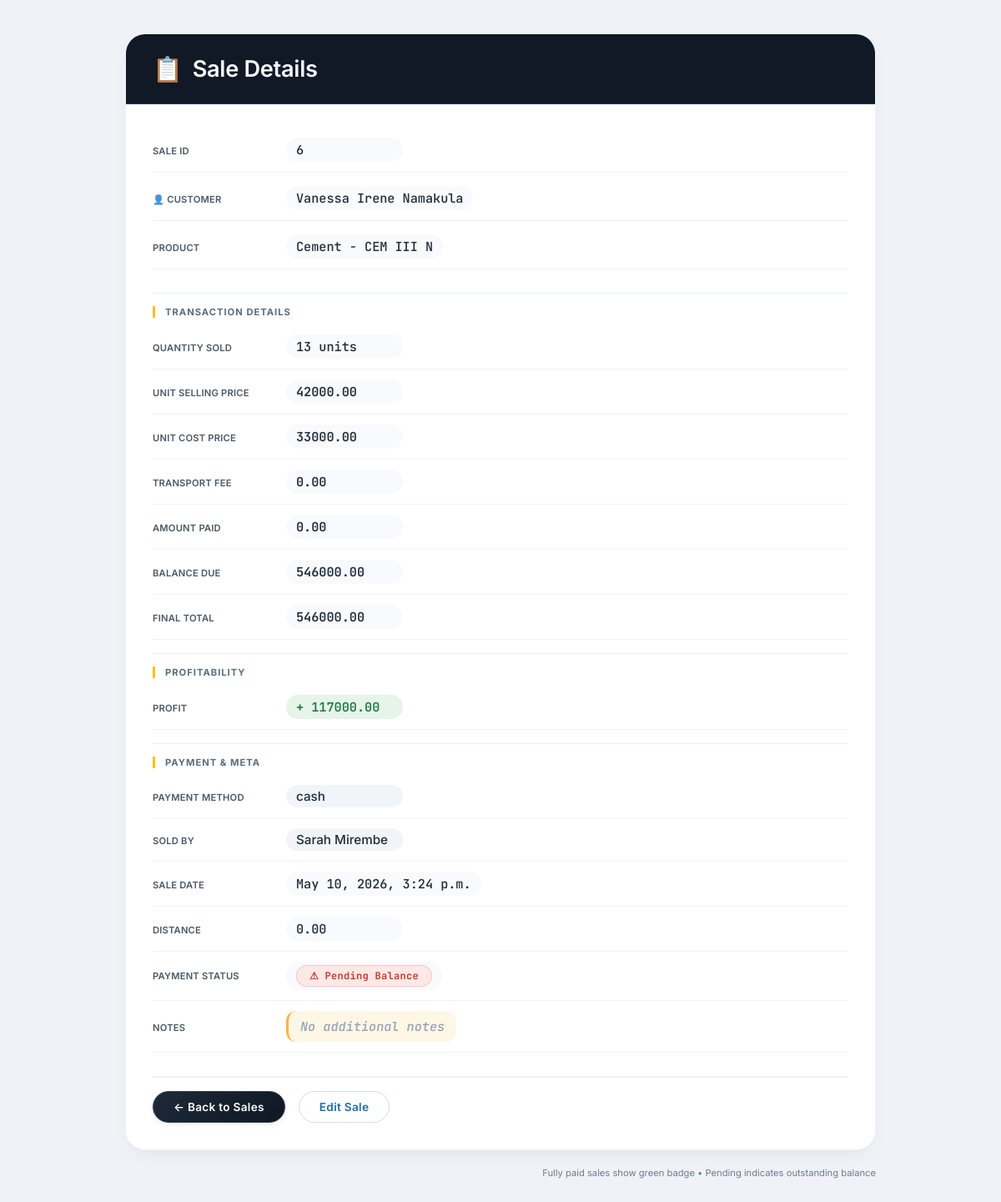
The app's page /sale/details/6/, older data.
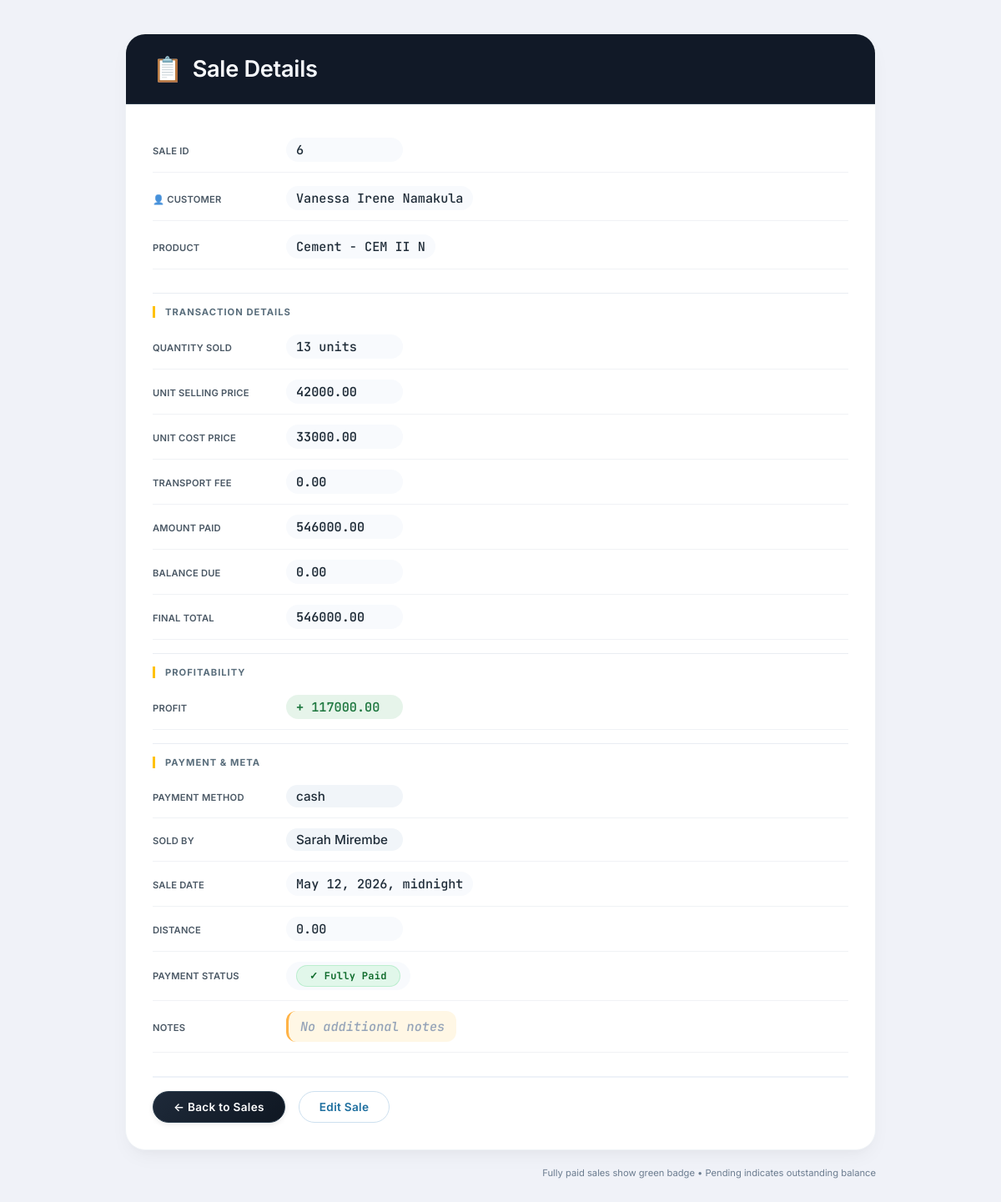
The same page, newer data.
### web/models.py (models this page shows, shortened)
class Sale(models.Model):
    PAYMENT_METHOD_CHOICES = [
        ('cash', 'Cash'),
        ('mobile_money', 'Mobile Money'),
        ('bank_transfer', 'Bank Transfer'),
        ('credit', 'Credit'),
    ]
    product = models.ForeignKey(
        Stock,
        on_delete=models.PROTECT
    )
    customer = models.ForeignKey(
        Customer,
        on_delete=models.SET_NULL,
        null=True
    )
    quantity_sold = models.IntegerField(
        validators=[MinValueValidator(1)]
    )
    unit_selling_price = models.DecimalField(
        max_digits=12,
        decimal_places=2,
        validators=[MinValueValidator(Decimal('0.01'))]
    )
    unit_cost_price = models.DecimalField(
        max_digits=12,
        decimal_places=2,
        validators=[MinValueValidator(Decimal('0.01'))]
    )
    subtotal = models.DecimalField(
        max_digits=12,
        decimal_places=2,
        default=Decimal('0.00')
    )
    profit = models.DecimalField(
        max_digits=12,
        decimal_places=2,
        default=Decimal('0.00')
    )
    final_total = models.DecimalField(
        max_digits=12,
        decimal_places=2,
        default=Decimal('0.00')
    )
    payment_method = models.CharField(
        max_length=20,
        choices=PAYMENT_METHOD_CHOICES,
        default='cash'
    )
    transport_fee = models.DecimalField(
        max_digits=12,
        decimal_places=2,
        default=Decimal('0.00'),
        validators=[MinValueValidator(Decimal('0.00'))]
    )
    amount_paid = models.DecimalField(
        max_digits=12,
        decimal_places=2,
        default=Decimal('0.00')
    )
    balance_due = models.DecimalField(
        max_digits=12,
        decimal_places=2,
        default=Decimal('0.00')
    )
    due_date = models.DateTimeField(
        blank=True,
        null=True
    )
    is_fully_paid = models.BooleanField(default=False)
    sale_date = models.DateTimeField(auto_now_add=True)
    sold_by = models.CharField(
        max_length=50,
        blank=True,
        null=True
    )
    notes = models.TextField(
        blank=True,
        null=True
    )

class Stock(models.Model):
    CATEGORY_CHOICES = [
        ('cement', 'Cement'),
        ('steel', 'Steel / Iron Bars'),
        ('nails', 'Nails'),
        ('hardware', 'Hardware'),
        ('roofing', 'Roofing'),
    ]
    STATUS_CHOICES = [
        ('critical', 'Critical - Below 10 units'),
        ('low', 'Low Stock - Below 30 units'),
        ('normal', 'Normal Stock'),
        ('overstock', 'Overstock'),
    ]
    PAYMENT_METHOD_CHOICES = [
        ('cash', 'Cash'),
        ('bank_transfer', 'Bank Transfer'),
        ('credit', 'Credit (Pay Later)'),
        ('cheque', 'Cheque'),
        ('mobile_money', 'Mobile Money'),
    ]
    UNIT_CHOICES = [
        ('pcs', 'Pieces'),
        ('kg', 'Kilograms'),
        ('bags', 'Bags'),
    ]
    product_name = models.CharField(max_length=50)
    category = models.CharField(
        max_length=60,
        choices=CATEGORY_CHOICES
    )
    description = models.TextField(
        blank=True,
        null=True
    )
    quantity = models.IntegerField(
        default=0,
        validators=[MinValueValidator(0)]
    )
    minimum_stock_level = models.IntegerField(
        default=10,
        validators=[MinValueValidator(0)]
    )
    maximum_stock_level = models.IntegerField(
        default=500,
        validators=[MinValueValidator(0)]
    )
    reorder_quantity = models.IntegerField(
        default=50,
        validators=[MinValueValidator(0)]
    )
    unit = models.CharField(
        max_length=10,
        choices=UNIT_CHOICES,
        default='pcs'
    )
    unit_cost = models.DecimalField(
        max_digits=12,
        decimal_places=2,
        validators=[MinValueValidator(Decimal('0.01'))]
    )
    selling_price = models.DecimalField(
        max_digits=12,
        decimal_places=2,
        validators=[MinValueValidator(Decimal('0.01'))]
    )
    received_date = models.DateField(auto_now_add=True)
    supplier = models.ForeignKey(
        Supplier,
        on_delete=models.SET_NULL,
        null=True
    )
    payment_method = models.CharField(
        max_length=20,
        choices=PAYMENT_METHOD_CHOICES,
        default='cash'
    )
    credit_due_date = models.DateField(
        blank=True,
        null=True
    )
    is_paid = models.BooleanField(default=False)
    status = models.CharField(
        max_length=20,
        choices=STATUS_CHOICES,
        default='normal'
    )
    notes = models.TextField(
        blank=True,
        null=True
    )

class Customer(models.Model):
    name = models.CharField(max_length=100)
    contact = models.CharField(
        max_length=20,
        blank=True,
        null=True
    )
    email = models.EmailField(
        blank=True,
        null=True
    )
    address = models.TextField(
        blank=True,
        null=True
    )
    nin = models.CharField(
        max_length=20,
        unique=True
    )
    distance_km = models.DecimalField(
        max_digits=5,
        decimal_places=2,
        default=Decimal('0.00')
    )
    is_credit_customer = models.BooleanField(default=False)

### web/views.py (the view)
# urls.py: path('sale/details/<int:pk>/', views.sale_details, name= "sale_details"),
def sale_details(request,pk):
    sale = get_object_or_404(Sale,pk=pk)
    context ={
        "sale":sale
    }
    return render(request,"sale_details.html",context)

### web/templates/sale_details.html (shortened to what the changed rows need)
<!DOCTYPE html>
<html lang="en">
<head>
</head>
<body>
<div class="details-container">
    <div class="card">
        <div class="card-header">
            <h1>Sale Details</h1>
        </div>
        <div class="card-content">
            <div class="detail-grid">
                <div class="detail-row">
                    <div class="label"> SALE ID</div>
                    <div class="value">{{ sale.id }}</div>
                </div>
                <div class="detail-row">
                    <div class="label">👤 CUSTOMER</div>
                    <div class="value">{{ sale.customer.name }}</div>
                </div>
                <div class="detail-row">
                    <div class="label"> PRODUCT</div>
                    <div class="value">{{ sale.product.product_name }}</div>
                </div>
            </div>
            <div class="detail-row">
                <div class="label"> Quantity Sold</div>
                <div class="value">{{ sale.quantity_sold }} units</div>
            </div>
            <div class="detail-row">
                <div class="label"> Unit Selling Price</div>
                <div class="value money-value">{{ sale.unit_selling_price }}</div>
            </div>
            <div class="detail-row">
                <div class="label"> Unit Cost Price</div>
                <div class="value money-value">{{ sale.unit_cost_price }}</div>
            </div>
            <div class="detail-row">
                <div class="label"> Transport Fee</div>
                <div class="value money-value">{{ sale.transport_fee }}</div>
            </div>
            <div class="detail-row">
                <div class="label"> Amount Paid</div>
                <div class="value money-value">{{ sale.amount_paid }}</div>
            </div>
            <div class="detail-row">
                <div class="label"> Balance Due</div>
                <div class="value money-value">{{ sale.balance_due }}</div>
            </div>
            <div class="detail-row">
                <div class="label"> Final Total</div>
                <div class="value money-value">{{ sale.final_total }}</div>
            </div>
            <div class="detail-row">
                <div class="label"> Profit</div>
                <div class="value profit-value money-value">+ {{ sale.profit }}</div>
            </div>
            <div class="detail-row">
                <div class="label"> Payment Method</div>
                <div class="value special">{{ sale.payment_method }}</div>
            </div>
            <div class="detail-row">
                <div class="label">Sold By</div>
                <div class="value special">{{ sale.sold_by }}</div>
            </div>
            <div class="detail-row">
                <div class="label"> Sale Date</div>
                <div class="value">{{ sale.sale_date }}</div>
            </div>
            <div class="detail-row">
                <div class="label"> Distance</div>
                <div class="value">{{ sale.customer.distance_km }}</div>
            </div>
            <div class="detail-row">
                <div class="value">
                    {% if sale.is_fully_paid %}
                        <span class="paid-badge">✓ Fully Paid</span>
                    {% else %}
                        <span class="pending-badge">⚠ Pending Balance</span>
                    {% endif %}
                </div>
            </div>
        </div>
    </div>
</div>
</body>
</html>

Row changes from the older to the newer data that the page shows:
changed Sale "cash": product.product_name "Cement - CEM III N" → "Cement - CEM II N"; amount_paid "0.00" → "546000.00"; balance_due "546000.00" → "0.00"; sale_date "May 10, 2026, 3:24 p.m." → "May 12, 2026, midnight"; is_fully_paid False → True (drawn)
Text that changed along with them:
text no longer shown: "⚠ Pending Balance"
text now shown: "✓ Fully Paid"
